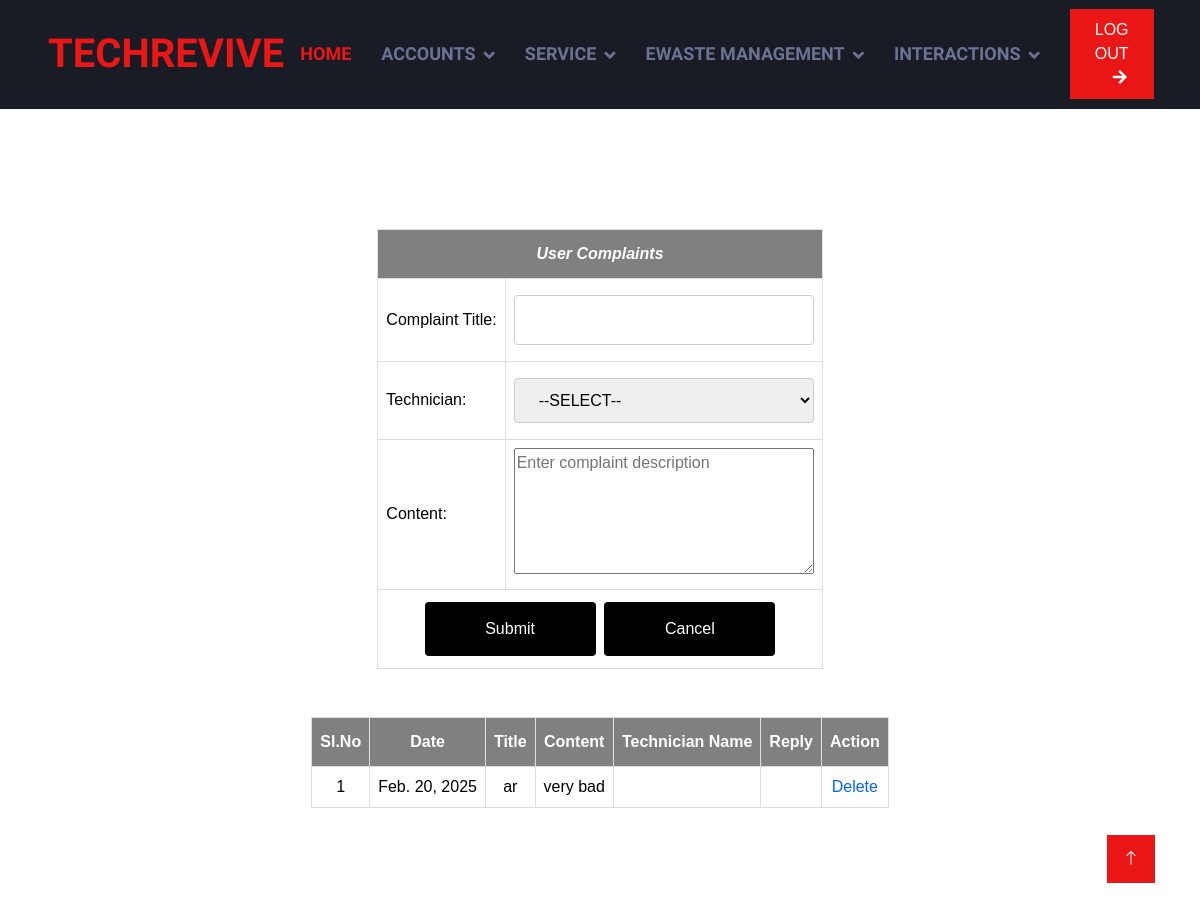
Before: /User/usercomp/ (signed in) with the older database file.
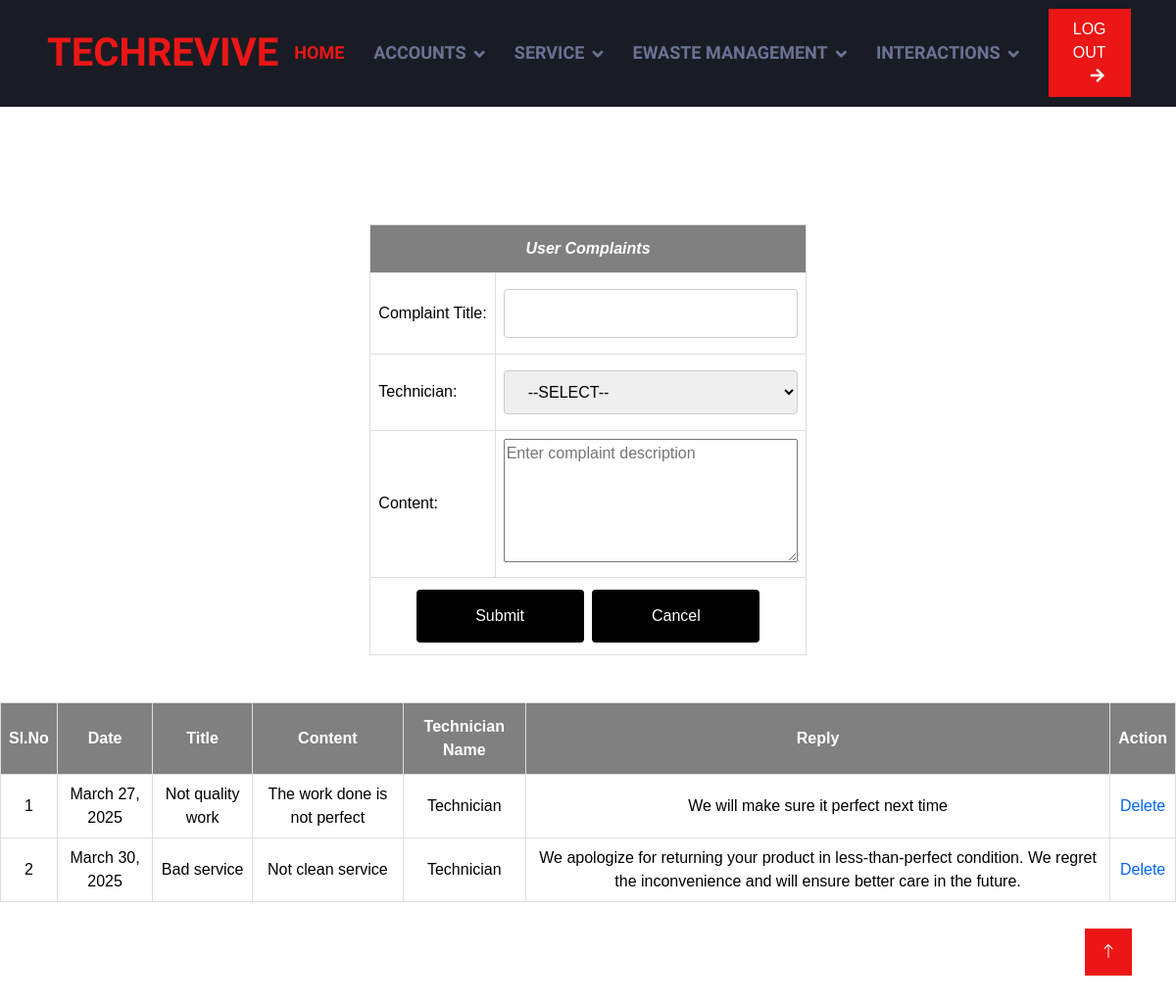
After: the same page with the newer database file.
### User/models.py (models this page shows)
class Complaint(models.Model):
    complaint_title=models.CharField(max_length=50)
    complaint_content=models.CharField(max_length=50)
    complaint_date=models.DateField(auto_now_add=True)
    complaint_status=models.IntegerField(default=0)
    complaint_reply=models.CharField(max_length=100)
    technician=models.ForeignKey('Admin.Technician',on_delete=models.SET_NULL,null=True)
    user=models.ForeignKey(User,on_delete=models.SET_NULL,null=True)

### Admin/models.py (models this page shows)
class Technician(models.Model):
    technician_name=models.CharField(max_length=50)
    technician_gender=models.CharField(max_length=50)
    technician_contact=models.CharField(max_length=50)
    technician_email=models.CharField(max_length=50)
    technician_password=models.CharField(max_length=50)
    technician_photo=models.FileField(upload_to='TechnicianDocs/')
    technician_experience=models.CharField(max_length=100)
    technician_address=models.CharField(max_length=100)
    category=models.ForeignKey(Category,on_delete=models.CASCADE)

### User/views.py (the view)
# urls.py: path('usercomp/', views.UserComplaint,name="usercomp"),
def UserComplaint(request):
    if 'uid' in request.session:
        tech=Technician.objects.all()
        comp=Complaint.objects.filter(user=request.session["uid"])
        if request.method=="POST":
            t=Technician.objects.get(id=request.POST.get('ddl_tech'))
            u=User.objects.get(id=request.session['uid'])
            Complaint.objects.create(complaint_title=request.POST.get('txt_complaint'),complaint_content=request.POST.get('txt_content'),technician=t,user=u)
            return redirect('webuser:usercomp')
        else:
            return render(request,"User/UserComplaints.html",{'tech':tech,'res':comp})
    else:
        return redirect('guest:Home')

### User/Templates/User/UserComplaints.html (shortened to what this page needs)
{% extends 'User/Head.html' %}
{% load static %}
{% block content %}
<!DOCTYPE html>
<html lang="en">
<head>
</head>
<body>
    <br>
    <br>
    <br>
    <br>
    <br>
<div id="tab">
    <form action="" method="POST" >
    <table border="1" align="center" cellpadding="10" style="border-collapse: collapse;" bgcolor="white">
        <tr>
            <th colspan="2" align="center"><i><b><center>User Complaints</center></b></i></th>
        </tr>
        <tr>
            <td>Complaint Title:</td>
            <td><input type="text" name="txt_complaint"></td>
        </tr>
        <tr>
            <td>Technician:</td>
            <td><select name="ddl_tech" id="techn">
                <option value="">--SELECT--</option>
                </select></td>
        </tr>
        <tr>
            <td>Content:</td>
            <td><textarea id="txt_content" name="txt_content" required="" autocomplete="off" placeholder="Enter complaint description" rows="5" cols="30"></textarea></td>
        </tr>
        <tr>
            <td align="center" colspan="2"><input type="submit" value="Submit">&nbsp&nbsp<input type="reset" value="Cancel"></td>
        </tr>
        </table>
        <br>
        <br>
        <table  cellpadding="20px"  align="center" bgcolor="white" >
            <tr>
                <th><center>Sl.No</center></th>
                <th><center>Date</center></th>
                <th><center>Title</center></th>
                <th><center>Content</center></th>
                <th><center>Technician Name</center></th>
                <th><center>Reply</center></th>
                <th><center>Action</center></th>
            </tr>
           {% for i in res %}
            <tr>
                <td><center>{{forloop.counter}}</center></td>
                <td><center>{{i.complaint_date}}</center></td>
                <td><center>{{i.complaint_title}}</center></td>
                <td><center>{{i.complaint_content}}</center></td>
                <td><center>{{i.technician.technician_name}}</center></td>
                <td><center>{{i.complaint_reply}}</center></td>
                <td><center><a href="{% url 'webuser:delcomplaint' i.id %}">Delete</a></center> </td>
            </tr>
           {% endfor %}
            </table>
            <br>
            <br>
            <br>
            <br>
            <br>
    </form>
    </div>
</body>
</html>
{% endblock content %}

Changed rows visible on the page:
removed Complaint: complaint_date "Feb. 20, 2025", complaint_title "ar", complaint_content "very bad"
added Complaint: complaint_date "March 27, 2025", complaint_title "Not quality work", complaint_content "The work done is not perfect", technician.technician_name "Technician", complaint_reply "We will make sure it perfect next time"
added Complaint: complaint_date "March 30, 2025", complaint_title "Bad service", complaint_content "Not clean service", technician.technician_name "Technician", complaint_reply "We apologize for returning your product in less-than-perfect condition. We regret the inconvenience and will ensure better care in the future."
